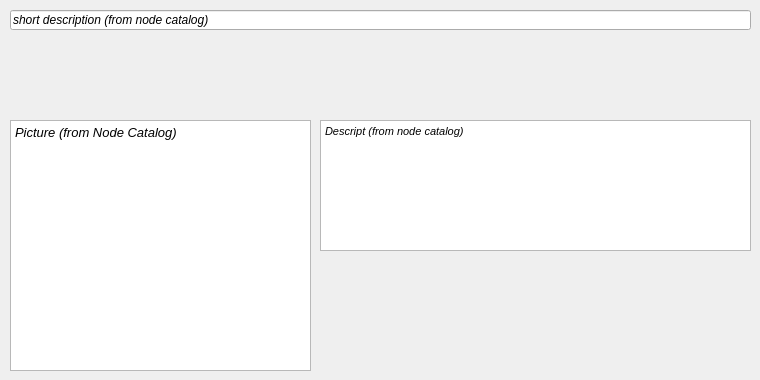
     <widget class="QWidget" name="tab_18">
      <attribute name="title">
       <string>Hydrant</string>
      </attribute>
      <widget class="QTextEdit" name="textEdit_8">
       <property name="geometry">
        <rect>
         <x>10</x>
         <y>120</y>
         <width>301</width>
         <height>251</height>
        </rect>
       </property>
       <property name="html">
        <string>&lt;!DOCTYPE HTML PUBLIC &quot;-//W3C//DTD HTML 4.0//EN&quot; &quot;http://www.w3.org/TR/REC-html40/strict.dtd&quot;&gt;
&lt;html&gt;&lt;head&gt;&lt;meta name=&quot;qrichtext&quot; content=&quot;1&quot; /&gt;&lt;style type=&quot;text/css&quot;&gt;
p, li { white-space: pre-wrap; }
&lt;/style&gt;&lt;/head&gt;&lt;body style=&quot; font-family:'MS Shell Dlg 2'; font-size:8.25pt; font-weight:400; font-style:normal;&quot;&gt;
&lt;p style=&quot; margin-top:0px; margin-bottom:0px; margin-left:0px; margin-right:0px; -qt-block-indent:0; text-indent:0px;&quot;&gt;&lt;span style=&quot; font-size:10pt; font-style:italic;&quot;&gt;Picture (from Node Catalog)&lt;/span&gt;&lt;/p&gt;&lt;/body&gt;&lt;/html&gt;</string>
       </property>
      </widget>
      <widget class="QTextEdit" name="textEdit_9">
       <property name="geometry">
        <rect>
         <x>320</x>
         <y>120</y>
         <width>431</width>
         <height>131</height>
        </rect>
       </property>
       <property name="html">
        <string>&lt;!DOCTYPE HTML PUBLIC &quot;-//W3C//DTD HTML 4.0//EN&quot; &quot;http://www.w3.org/TR/REC-html40/strict.dtd&quot;&gt;
&lt;html&gt;&lt;head&gt;&lt;meta name=&quot;qrichtext&quot; content=&quot;1&quot; /&gt;&lt;style type=&quot;text/css&quot;&gt;
p, li { white-space: pre-wrap; }
&lt;/style&gt;&lt;/head&gt;&lt;body style=&quot; font-family:'MS Shell Dlg 2'; font-size:8.25pt; font-weight:400; font-style:normal;&quot;&gt;
&lt;p style=&quot; margin-top:0px; margin-bottom:0px; margin-left:0px; margin-right:0px; -qt-block-indent:0; text-indent:0px;&quot;&gt;&lt;span style=&quot; font-size:8pt; font-style:italic;&quot;&gt;Descript (from node catalog)&lt;/span&gt;&lt;/p&gt;&lt;/body&gt;&lt;/html&gt;</string>
       </property>
      </widget>
      <widget class="QLineEdit" name="lineEdit_36">
       <property name="geometry">
        <rect>
         <x>10</x>
         <y>10</y>
         <width>741</width>
         <height>20</height>
        </rect>
       </property>
       <property name="font">
        <font>
         <italic>true</italic>
        </font>
       </property>
       <property name="text">
        <string>short description (from node catalog)</string>
       </property>
      </widget>
     </widget>
